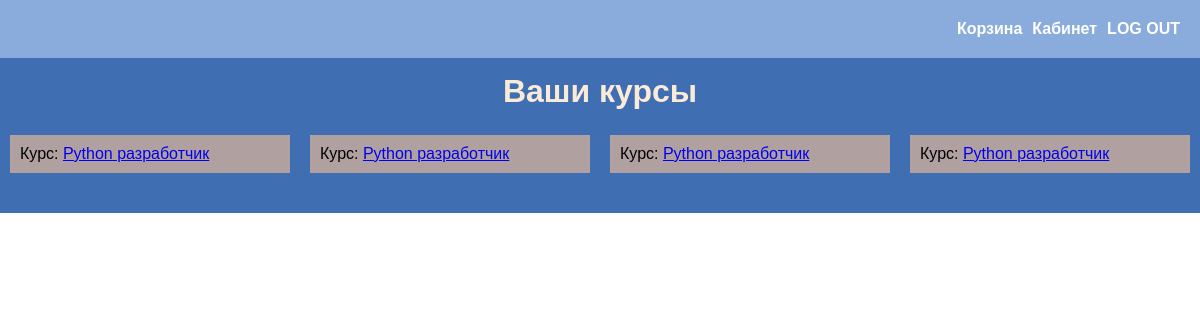
Before: /user_cabinet (signed in) with the older database file.
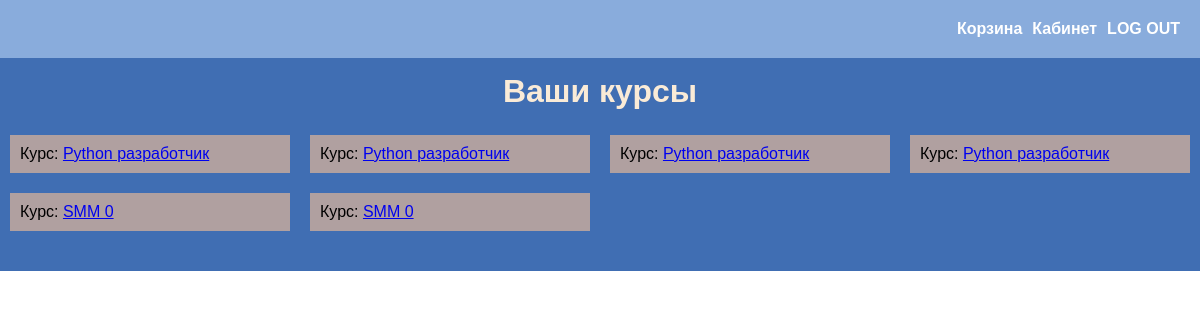
After: the same page with the newer database file.
### main_page/models.py (models this page shows)
class Cabinet(models.Model):
    user_id = models.IntegerField()
    user_courses = models.ForeignKey(Course, on_delete=models.CASCADE)
    reg_date = models.DateTimeField(auto_now_add=True)

class Course(models.Model):
    course_name = models.CharField(max_length=50)
    course_price = models.FloatField()
    course_period = models.FloatField()
    course_description = models.TextField()
    course_photo = models.ImageField(upload_to='media', null=True, blank=True)
    course_category = models.ForeignKey(Category, on_delete=models.CASCADE)
    added_date = models.DateTimeField(auto_now_add=True)
    def __str__(self):
        return self.course_name

### main_page/views.py (the view)
# urls.py: path('user_cabinet', views.get_user_cabinet),
def get_user_cabinet(request):
    user_cabinet = models.Cabinet.objects.filter(user_id=request.user.id)
    return render(request, 'cabinet.html', {'user_cabinet': user_cabinet})

### main_page/templates/cabinet.html (shortened to what this page needs)
{% load static %}
<!DOCTYPE html>
<html lang="en">
<head>
    <link rel="stylesheet" href="{% static 'css/style.css' %}">
</head>
<body>
    <div class="container">
        <div class="container-block">
            <div class="header">
                <ul>
                    {% if not user.is_authenticated %}
                        <li><a href="/accounts/login">LOGIN</a></li>
                    {% else %}
                        <li><a href="/user_cart">Корзина</a></li>
                        <li><a href="/user_cabinet">Кабинет</a></li>
                        <li><a href="/accounts/logout">LOG OUT</a></li>
                    {% endif %}
                </ul>
            </div>
            <div class="courses">
                <div class="courses_all_text">
                    <h1>Ваши курсы</h1>
                </div>
                <ul>
                    {% for i in user_cabinet %}
                        <div class="course_item">
                            <li>
                                Курс: <a href="/user_course/{{ i.user_courses }}">{{ i.user_courses }}</a>
                            </li>
                        </div>
                    {% endfor %}
                </ul>
            </div>
        </div>
    </div>
</body>
</html>

Changed rows visible on the page:
added Cabinet: user_courses "SMM 0"
added Cabinet: user_courses "SMM 0"
